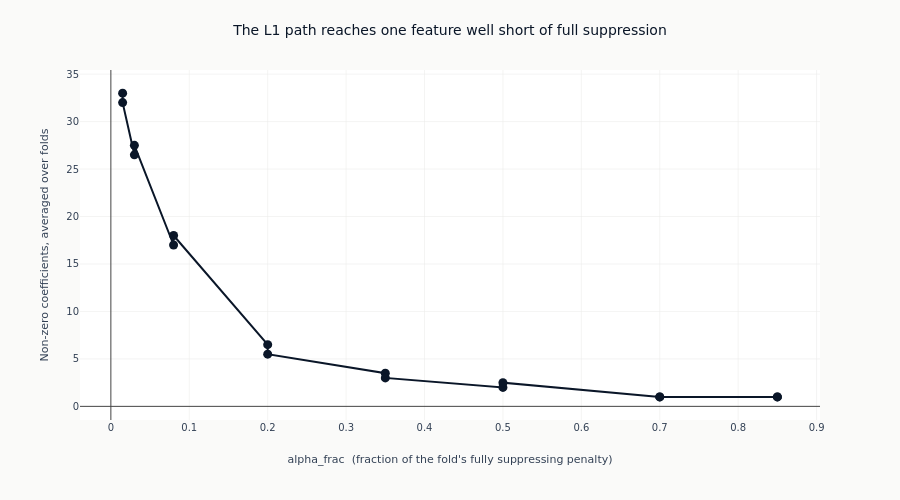

Write notebook code for a chart like this one.
### Code cell
fig_path = go.Figure(
    go.Scatter(
        x=l1.get_column("alpha_frac").to_list(),
        y=l1.get_column("surviving_features").to_list(),
        mode="lines+markers",
        line=dict(color=COLORS["blue"], width=2),
        marker=dict(size=9, color=COLORS["blue"]),
    )
)
fig_path.update_layout(
    title="The L1 path reaches one feature well short of full suppression",
    height=500,
    width=900,
    showlegend=False,
    margin=dict(t=70),
)
fig_path.update_xaxes(title_text="alpha_frac  (fraction of the fold's fully suppressing penalty)")
fig_path.update_yaxes(title_text="Non-zero coefficients, averaged over folds")
show_plotly_with_alt(
    fig_path,
    "Line chart of the average number of non-zero coefficients against alpha_frac for the Lasso "
    "and ElasticNet configurations. The count falls steeply from the weakest penalty and "
    "flattens close to one across the aggressive end of the grid, well before alpha_frac reaches "
    "the value that would zero every coefficient.",
)

### Figure 1 — Plotly figure (JSON) as saved in the notebook; plotly's stock layout.template omitted (floating-point values rounded to 4 significant figures)
{"data": [{"line": {"color": "#0a1628", "width": 2}, "marker": {"color": "#0a1628", "size": 9}, "mode": "lines+markers", "type": "scatter", "x": [0.015, 0.015, 0.03, 0.03, 0.08, 0.08, 0.2, 0.2, 0.35, 0.35, 0.5, 0.5, 0.7, 0.7, 0.85, 0.85], "y": [33.0, 32.0, 26.5, 27.5, 17.0, 18.0, 6.5, 5.5, 3.5, 3.0, 2.0, 2.5, 1.0, 1.0, 1.0, 1.0]}], "layout": {"height": 500, "margin": {"t": 70}, "showlegend": false, "title": {"text": "The L1 path reaches one feature well short of full suppression"}, "width": 900, "xaxis": {"title": {"text": "alpha_frac  (fraction of the fold's fully suppressing penalty)"}}, "yaxis": {"title": {"text": "Non-zero coefficients, averaged over folds"}}}}
